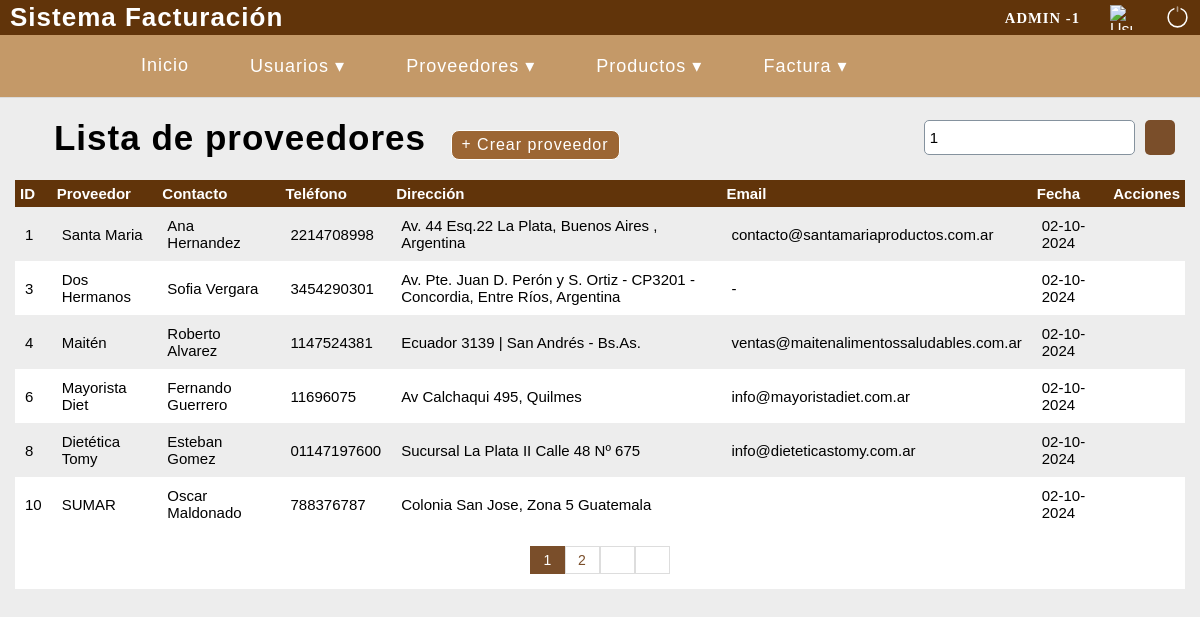
Screenshot of /buscar-proveedor.php?busqueda=1 (signed in) with the database file from the repository.
### tables this page shows
CREATE TABLE `proveedor` (
  `codproveedor` int(11) NOT NULL,
  `proveedor` varchar(100) DEFAULT NULL,
  `contacto` varchar(100) DEFAULT NULL,
  `telefono` varchar(11) DEFAULT NULL,
  `direccion` text DEFAULT NULL,
  `email` varchar(40) NOT NULL,
  `date_add` datetime NOT NULL DEFAULT current_timestamp(),
  `usuario_id` int(11) NOT NULL,
  `estado` int(11) NOT NULL DEFAULT 1
);

### buscar-proveedor.php (the view, shortened to what this page needs)
<?php
    include "config/db.php";
?>
<!DOCTYPE html>
<html lang="en">
<head>
    <?php include "includes/scripts.php" ?>
</head>
<body>
    <?php include "includes/header.php" ?>
	<section id="container">
		<?php
            $busqueda = strtolower($_REQUEST['busqueda']);
        ?>
        <h1><i class="fas fa-rectangle-list"></i> Lista de proveedores</h1>
        <a href="registro-proveedor.php" class="btn-new"><i class="fas fa-plus"></i> Crear proveedor</a>
        <form action="buscar-proveedor.php" method="get" class="form-search">
            <input type="text" name="busqueda" id="busqueda" placeholder="Buscar" value="<?php echo $busqueda ?>">
            <button type="submit"class="btn-search"><i class="fas fa-magnifying-glass"></i></button>
        </form>
        <table>
            <tr>
                <th>ID</th>
                <th>Proveedor</th>
                <th>Contacto</th>
                <th>Teléfono</th>
                <th>Dirección</th>
                <th>Email</th>
                <th>Fecha</th>
                <th>Acciones</th>
            </tr>
            <?php
                $sql_register = mysqli_query($conexion, "SELECT COUNT(*) as total_registro FROM proveedor WHERE (codproveedor LIKE '%$busqueda%' OR proveedor LIKE '%$busqueda%' OR contacto LIKE '%$busqueda%' OR telefono LIKE '%$busqueda%' OR email LIKE '%$busqueda%') AND estado = 1");
                $result_register = mysqli_fetch_array($sql_register);
                $total_registro = $result_register['total_registro'];
                $por_pagina = 6;
                if(empty($_GET['pagina'])){
                    $pagina = 1;
                }else{
                    $pagina = $_GET['pagina'];
                }
                $desde = ($pagina - 1) * $por_pagina;
                $total_paginas = ceil($total_registro / $por_pagina);
                $query = mysqli_query($conexion, "SELECT * FROM proveedor WHERE (codproveedor LIKE '%$busqueda%' OR proveedor LIKE '%$busqueda%' OR contacto LIKE '%$busqueda%' OR telefono LIKE '%$busqueda%' OR email LIKE '%$busqueda%') AND estado = 1 ORDER BY codproveedor ASC LIMIT $desde, $por_pagina");
                $result = mysqli_num_rows($query);
                if($result > 0){
                    while ($data = mysqli_fetch_array($query)){
                        $formato = 'Y-m-d H:i:s';
                        $fecha = DateTime::createFromFormat($formato, $data["date_add"]);
                    ?>
                        <tr>
                            <td><?php echo $data['codproveedor'] ?></td>
                            <td><?php echo $data['proveedor'] ?></td>
                            <td><?php echo $data['contacto'] ?></td>
                            <td><?php echo $data['telefono'] ?></td>
                            <td><?php echo $data['direccion'] ?></td>
                            <td><?php echo $data['email'] ?></td>
                            <td><?php echo $fecha->format('d-m-Y')?></td>
                            <td>
                                <a href="editar-proveedor.php?id=<?php echo $data['codproveedor'] ?>" style="color: #126e00; padding: 5px;"><i class="fas fa-pencil"></i></a>
                                <a href="eliminar-proveedor.php?id=<?php echo $data['codproveedor'] ?>" style="color: #b11919; padding: 5px;"><i class="fas fa-trash"></i></a>
                                <?php } ?>
                            </td>
                        </tr>
                <?php
                    }
                ?>
        </table>
        <?php
            if($total_registro != 1){
        ?>
        <div class="paginador">
            <ul>
                <?php
                    for ($i=1; $i <= $total_paginas; $i++){
                        if($i == $pagina){
                            echo '<li class="pageSelected">'.$i.'</li>';
                        }else{
                            echo '<li><a href="?pagina='.$i.'&busqueda='.$busqueda.'">'.$i.'</a></li>';
                        }
                    }
                    if($pagina != $total_paginas){
                ?>
                <li><a href="?pagina=<?php echo $pagina + 1 ?>"><i class="fas fa-angles-right"></i></a></li>
                <li><a href="?pagina=<?php echo $total_paginas ?>"><i class="fas fa-forward-step"></i></a></li>
                <?php } ?>
            </ul>
        </div>
        <?php } ?>
	</section>
</body>
</html>

### css/style.css (style rules this page uses)
* { margin: 0; padding: 0; box-sizing: border-box; font-family: Arial, Helvetica, sans-serif; }
body { background: #ededed; }
h1, h2, h3, h4, h5, h6 { font-family: Arial, Helvetica, sans-serif; letter-spacing: 1px; }
h1 { font-size: 26px; }
a { text-decoration: none; font-family: arial; letter-spacing: 1px; }
#container { padding: 110px 15px 15px; }
input, select { display: block; width: 100%; font-size: 15px; padding: 5px; border: 1px solid #85929e; border-radius: 5px; }
#container h1 { font-size: 35px; display: inline-block; }
.btn-new { display: inline-block; background: #9c6634; color: #fff; padding: 5px 20px; border-radius: 8px; margin: 20px; border: 0.5px solid; padding: 5px 10px; text-decoration: none; }
table { border-collapse: collapse; font-size: 15px; width: 100%; }
table th { text-align: left; padding: 5px; background-color: #61340a; color: #fff; }
table tr:nth-child(odd) { background-color: #fff; }
table td { padding: 10px; }
.paginador ul { padding: 15px; list-style: none; background-color: #fff; display: -webkit-flex; display: -moz-flex; display: -ms-flex; display: -o-flex; display: flex; justify-content: center; }
.paginador a, .pageSelected { color: #7a4e2a; border: 1px solid #ddd; padding: 5px; display: inline-block; font-size: 14px; text-align: center; width: 35px; }
.pageSelected { color: #fff; background-color: #7a4e2a; border: 1px solid #7a4e2a; }
.form-search { display: -webkit-flex; display: -moz-flex; display: -ms-flex; display: -o-flex; display: flex; float: right; background: initial; padding: 10px; border-radius: 10px; }
.form-search .btn-search { background: #7a4e2a; color: #fff; padding: 10px; border: 0; cursor: pointer; margin-left: 10px; border-radius: 5px; }

### rows the page displays
proveedor: codproveedor "1", proveedor "Santa Maria", contacto "Ana Hernandez", telefono "2214708998", direccion "Av. 44 Esq.22 La Plata, Buenos Aires , Argentina", email "contacto@santamariaproductos.com.ar", date_add "02-10-2024"
proveedor: codproveedor "3", proveedor "Dos Hermanos", contacto "Sofia Vergara", telefono "3454290301", direccion "Av. Pte. Juan D. Perón y S. Ortiz - CP3201 - Concordia, Entre Ríos, Argentina", email "-", date_add "02-10-2024"
proveedor: codproveedor "4", proveedor "Maitén", contacto "Roberto Alvarez", telefono "1147524381", direccion "Ecuador 3139 | San Andrés - Bs.As.", email "ventas@maitenalimentossaludables.com.ar", date_add "02-10-2024"
proveedor: codproveedor "6", proveedor "Mayorista Diet", contacto "Fernando Guerrero", telefono "11696075", direccion "Av Calchaqui 495, Quilmes", email "info@mayoristadiet.com.ar", date_add "02-10-2024"
proveedor: codproveedor "8", proveedor "Dietética Tomy", contacto "Esteban Gomez", telefono "01147197600", direccion "Sucursal La Plata II Calle 48 Nº 675", email "info@dieteticastomy.com.ar", date_add "02-10-2024"
proveedor: codproveedor "10", proveedor "SUMAR", contacto "Oscar Maldonado", telefono "788376787", direccion "Colonia San Jose, Zona 5 Guatemala", date_add "02-10-2024"

### other values shown
$_SESSION['user'] "ADMIN"
$_SESSION['rol'] "1"
